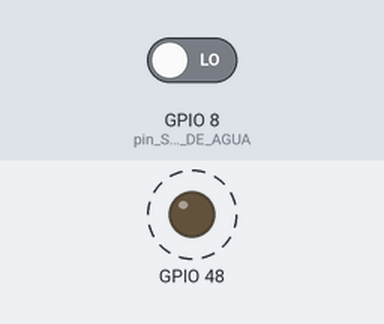
The sketch below on a simulated ESP32-S3. Shown: output pins drawn as LEDs (lit = HIGH). Dashed ring = blinking. The test bench sets the inputs (shaded band); at power-on: GPIO 8 (pin_SENSOR_FLUXO_DE_AGUA) LOW. WiFi joins after 1.5 s; servers stay silent unless stated; web services answer with replies made up by the test bench; what the sketch prints to the serial monitor is not drawn.

Above: at 30.5 s.
Timing chart, 0 to 34.6 s (numbered marks = the images above):
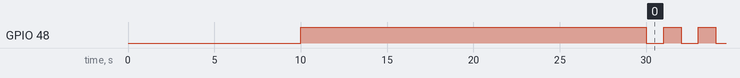

The sketch:

FluxoDeAgua.ino
```cpp
#include <WiFi.h>

WiFiClient client;
char ssid[] = "asus_zoad";
char pass[] = "ff3dff3d";

char thingSpeakAddress[] = "api.thingspeak.com";
String writeAPIKey = "LNIQLZAUWCAW33VP";

#define MILLIS_ENTRE_SERVER_UPDATE 20000 //20 segundos
long lastConnectionTime = 0;
boolean lastConnected = false;
int failedCounter = 0;


#define pin_SENSOR_FLUXO_DE_AGUA     8
float calibrationFactor = 4.5; // The hall-effect flow sensor outputs approximately 4.5 pulses per second per litre/minute of flow.
volatile byte pulseCount;
float flowRate;
unsigned int flowMilliLitres;
unsigned long totalMilliLitres;
unsigned long totalMilliLitresEnviadoAoServidor;
unsigned long oldTime;
unsigned long oldTimeLed = 0;

void setup() {
  delay(10000);
  pinMode(LED_BUILTIN, OUTPUT);
  pinMode(pin_SENSOR_FLUXO_DE_AGUA, INPUT);

  digitalWrite(LED_BUILTIN, HIGH);

  Serial.begin(115200); //Configura a porta de comunicação serial com baudrate de 115200bps
  Serial.println("Inicializando!");

  if (WiFi.status() == WL_NO_SHIELD) {
    Serial.println("Modulo WIFI nao encontrado!");
    while(true);
  }

  int statusDaConexaoWIFI = WL_IDLE_STATUS;
  while (statusDaConexaoWIFI != WL_CONNECTED) { //Loop de tentativa de conxão
    Serial.print("Tentando conexao com o SSID: ");
    Serial.println(ssid);

    statusDaConexaoWIFI = WiFi.begin(ssid, pass); //Iniciar conexão WPA/WPA2

    delay(10000); //Aguarda 10 segundos,
  }
  Serial.print("Conexao WIFI estabelecida");
  printCurrentNet();
  printWifiData();

  lastConnectionTime = millis();

  pulseCount = 0;
  flowRate = 0.0;
  flowMilliLitres = 0;
  totalMilliLitres = 0;
  oldTime = 0;

  attachInterrupt(pin_SENSOR_FLUXO_DE_AGUA, pulseCounter, FALLING); //configura o pino de interrupção e o metodo que será chamdo a cada interrupção
}

void loop() {
  if((millis() - oldTime) > 1000) { //Entra aqui a cada segundo
    detachInterrupt(pin_SENSOR_FLUXO_DE_AGUA); //A interrupção é desabilitada durante o calculo da vazão do liquido
    flowRate = ((1000.0 / (millis() - oldTime)) * pulseCount) / calibrationFactor; //Formula retirada do datashet do sensor, retorna o valor vazão em litros por minuto
    oldTime = millis();
    flowMilliLitres = (flowRate / 60) * 1000; //Dividindo a vazão por 60, resulta na quantidade de litros que se passarma durante o ultimo segundo, multiplicando por 1000 temos o valor em mililitros

    totalMilliLitres += flowMilliLitres;

    if(flowRate > 0) {
      Serial.print("Vazao(L/min): ");
      Serial.print(flowRate, 2); //Duas casas decimais

      Serial.print(" | Vazao(mL/Sec): ");
      Serial.print(flowMilliLitres);

      Serial.print(" | Total Acumulado(mL): ");
      Serial.println(totalMilliLitres);
    }
    pulseCount = 0;
    attachInterrupt(pin_SENSOR_FLUXO_DE_AGUA, pulseCounter, FALLING); //Habilitamos a interrupção novamente, após o calculo do fluxo de agua
  }
  if((flowRate > 0 && (millis() - oldTimeLed) > 200) || (flowRate == 0 && (millis() - oldTimeLed) > 1000)){
    digitalWrite(LED_BUILTIN, !digitalRead(LED_BUILTIN)); //Pisca mais rapido quando ha vazão
    oldTimeLed = millis();
  }

  //Caso exista resposta de alguma requisição
  if(verificarRequestResponse())
     totalMilliLitres -= totalMilliLitresEnviadoAoServidor;

  // Força desconexão do ThingSpeak apos envio de requisição
  if (client.connected() && lastConnected) {
    Serial.println("POST FIM");
    client.stop();
  }

  // Update ThingSpeak
  if(!client.connected() && (millis() - lastConnectionTime > MILLIS_ENTRE_SERVER_UPDATE)) {
     updateThingSpeak("api_key="+writeAPIKey+ "&field1="+ totalMilliLitres); //Parametros a serem enviados
     totalMilliLitresEnviadoAoServidor = totalMilliLitres;
  }
  lastConnected = client.connected();
}

/*
Interrupção por entrada, será executada quando houver mudança de nivel logico no pino de  interrupção configurado
 */
void pulseCounter() {
  pulseCount++; //Incrementa o contador de pulsos
}

bool verificarRequestResponse() {
  int i = 0;
  int result = -1;

  char bufferRX[100] = "\0";
  char OK_200[] = "Status: 200 OK";
  bool bodyStart = false;
  String body;

  while (client.available() && i < 100) {
    bufferRX[i++] = client.read();
    //Serial.print(bufferRX[i-1]);

    if(bodyStart)
      body += bufferRX[i-1];
    if(result == -1 && strstr(bufferRX, OK_200))
      result = 200;

    if(i==100 || bufferRX[i-1] == '\n') {
      if(i==2 && bufferRX[i-2] == '\r')
        bodyStart=true;
      i=0;
      memset(bufferRX,0,100);
    }
  }
  if(result != -1) {
    Serial.print("Result:");
    Serial.println(result);
    Serial.print("Body:");
    Serial.println(body);
    client.flush();
  }
  return result == 200 && body.length() > 0 && !body.equals("0");
}
void updateThingSpeak(String  stringVal) {
  if(client.connect(thingSpeakAddress, 80)) {
    client.print("POST /update HTTP/1.0\n");
    client.print("Host: api.thingspeak.com\n");
    client.print("Connection: close\n");
    //client.print("X-THINGSPEAKAPIKEY: "+writeAPIKey+"\n");
    client.print("Content-Type: application/x-www-form-urlencoded\n");
    client.print("Content-Length: ");
    client.print(stringVal.length());
    client.print("\n\n");

    client.print(stringVal);

    lastConnectionTime = millis();

    if (client.connected()) {
      Serial.print("POST: api.thingspeak.com/update/");
      Serial.println(stringVal);
    } else {
      Serial.println("ERRO durante POST");
    }
  } else {
    Serial.println("ERRO na conexao com ThingSpeak!");
    //resetFunc();

    lastConnectionTime = millis();
  }
}

void printWifiData() {
  // print your WiFi shield's IP address:
  IPAddress ip = WiFi.localIP();
  Serial.print("IP Address: ");
  Serial.println(ip);
  Serial.println(ip);

  // print your MAC address:
  byte mac[6];
  WiFi.macAddress(mac);
  Serial.print("MAC address: ");
  Serial.print(mac[5],HEX);
  Serial.print(":");
  Serial.print(mac[4],HEX);
  Serial.print(":");
  Serial.print(mac[3],HEX);
  Serial.print(":");
  Serial.print(mac[2],HEX);
  Serial.print(":");
  Serial.print(mac[1],HEX);
  Serial.print(":");
  Serial.println(mac[0],HEX);

}

void printCurrentNet() {
  // print the SSID of the network you're attached to:
  Serial.print("SSID: ");
  Serial.println(WiFi.SSID());

  // print the MAC address of the router you're attached to:
  byte bssid[6];
  WiFi.BSSID(bssid);
  Serial.print("BSSID: ");
  Serial.print(bssid[5],HEX);
  Serial.print(":");
  Serial.print(bssid[4],HEX);
  Serial.print(":");
  Serial.print(bssid[3],HEX);
  Serial.print(":");
  Serial.print(bssid[2],HEX);
  Serial.print(":");
  Serial.print(bssid[1],HEX);
  Serial.print(":");
  Serial.println(bssid[0],HEX);

  // print the received signal strength:
  long rssi = WiFi.RSSI();
  Serial.print("signal strength (RSSI):");
  Serial.println(rssi);

  // print the encryption type:
  byte encryption = WiFi.encryptionType();
  Serial.print("Encryption Type:");
  Serial.println(encryption,HEX);
  Serial.println();
}

void(* resetFunc) (void) = 0;//declare reset function at address 0
```

Measured:
- by itself, GPIO 48: alternates HIGH for 1.0 s and LOW for 1.0 s
- by itself, everything shown: repeats every 6.0 s, in 6 steps
